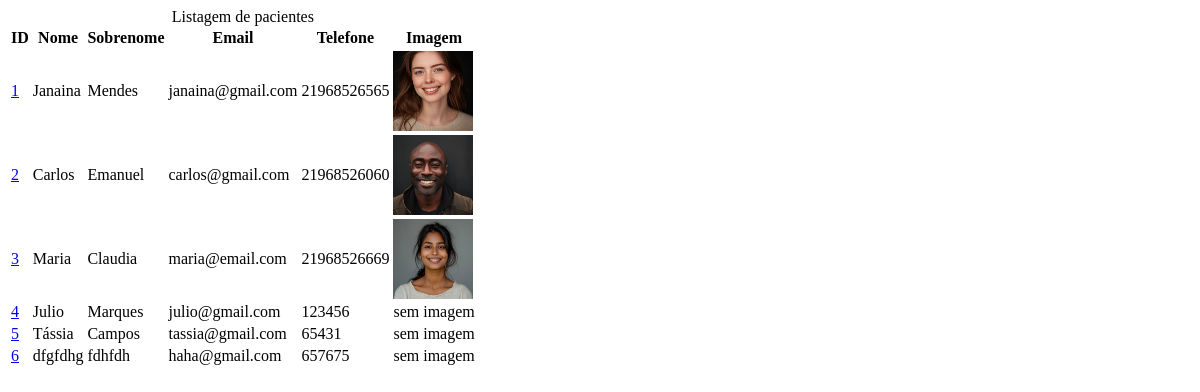
Before: /pacientes/ with the older database file.
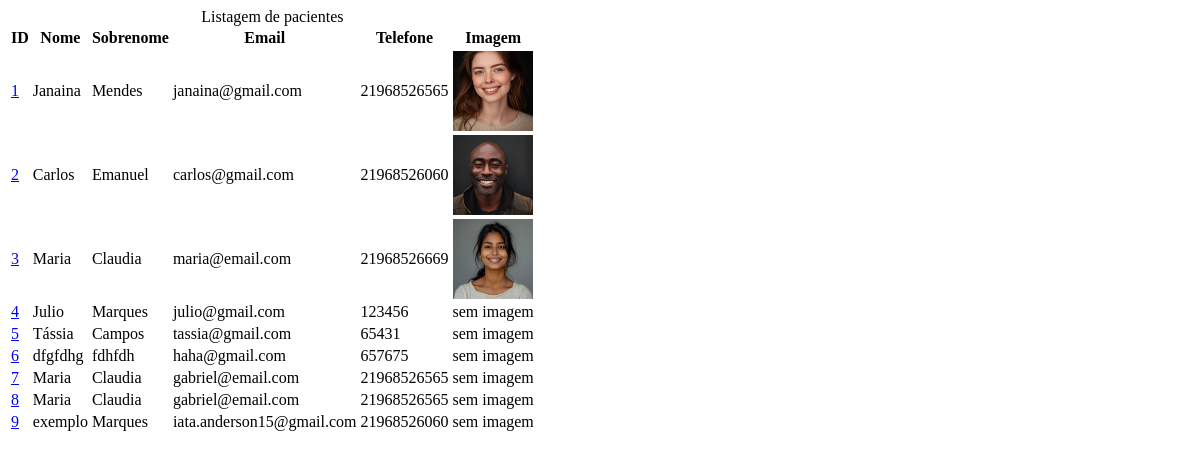
After: the same page with the newer database file.
### sistema/models.py (models this page shows, shortened)
class Paciente(models.Model):
    nome = models.CharField(max_length=50)
    sobrenome = models.CharField(max_length=50)
    email = models.EmailField()
    telefone = models.CharField(max_length=20)
    criacao_data = models.DateTimeField(default=timezone.now)
    mensagem = models.TextField(blank=True)
    ativo = models.BooleanField(default=True)
    imagem = models.ImageField(upload_to='img/%Y/%m/', blank=True)

### sistema/views/paciente_views.py (the view)
# urls.py: path('pacientes/', views.listarPacientes, name='pacientes'),
def listarPacientes(request):
    pacientes = Paciente.objects.all() # Variável pacientes está guardando todos os objetos da tabela Paciente.
    context = { # Declaração de um dict que possui a chave pacientes e o valor pacientes(variável criada acima).
        'pacientes': pacientes,
    }
    return render(
        request,
        'paciente/listar.html',
        context,
    )

### sistema/templates/paciente/listar.html (shortened to what this page needs)
{% block conteudo %}
<div class="responsive-table">
  <table class="pacientes-table">
    <caption class="table-caption">
      Listagem de pacientes
    </caption>
    <thead>
      <tr class="table-row table-row-header">
        <th class="table-header">ID</th>
        <th class="table-header">Nome</th>
        <th class="table-header">Sobrenome</th>
        <th class="table-header">Email</th>
        <th class="table-header">Telefone</th>
        <th class="table-header">Imagem</th>
      </tr>
    </thead>
    <tbody>
      {% for paciente in pacientes %}
      <tr class="table-row">
        <td class="table-cel"><a class="table-link" href="{% url 'sistema:perfil_paciente' paciente.id %}"> {{ paciente.id }} </a></td>
        <td class="table-cel"> {{ paciente.nome }} </td>
        <td class="table-cel"> {{ paciente.sobrenome }} </td>
        <td class="table-cel"> {{ paciente.email }} </td>
        <td class="table-cel"> {{ paciente.telefone }} </td>
        <td class="table-cel">
          {% if paciente.imagem %}
            <img src="{{ paciente.imagem.url }}" alt="Imagem do paciente" style="max-height: 80px;">
          {% else %}
            sem imagem
          {% endif %}
        </td>
      </tr>
      {% endfor %}
    </tbody>
  </table>
</div>
{% endblock conteudo %}

Changed rows visible on the page:
added Paciente: id "7", nome "Maria", sobrenome "Claudia", email "gabriel@email.com", telefone "21968526565", imagem "sem imagem"
added Paciente: id "8", nome "Maria", sobrenome "Claudia", email "gabriel@email.com", telefone "21968526565", imagem "sem imagem"
added Paciente: id "9", nome "exemplo", sobrenome "Marques", email "iata.anderson15@gmail.com", telefone "21968526060", imagem "sem imagem"
